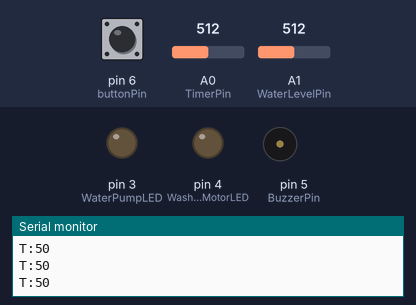
Recording of a sketch running on a simulated Arduino Uno, built with avr-gcc and run on an emulated ATmega328P. On the bench: output pins drawn as LEDs (lit = HIGH), buzzer (waves = sounding, pin HIGH), the last lines printed to the serial monitor. Inputs (shaded band) come from the test bench; at power-on: pin 6 (buttonPin) LOW, A1 (WaterLevelPin) = 512, A0 (TimerPin) = 512.

Above: at 1.2 s.
1.3 s: pin 6 (buttonPin) pulled HIGH for 0.15 s
At 2.3 s:
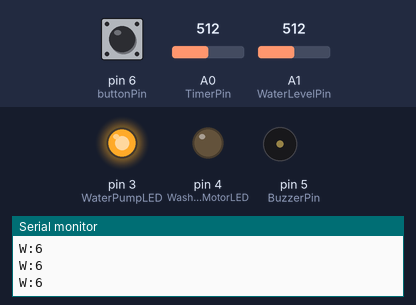
2.9 s: A1 (WaterLevelPin) set to 1015
5.9 s: A1 (WaterLevelPin) set to 1023
At 6.8 s:
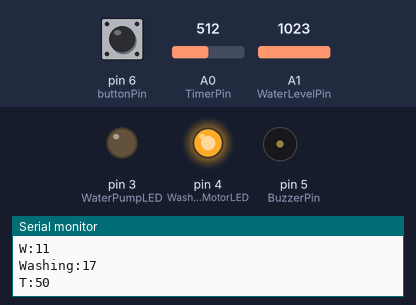
Timing chart, 0 to 13.4 s (numbered marks = the images above; inputs shaded):
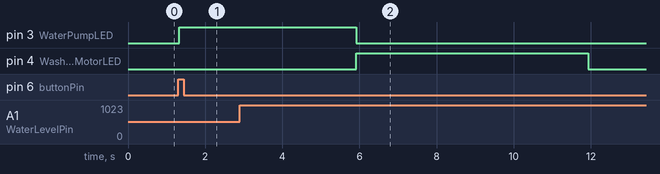

Measured:
- the behaviour switches between 1022 and 1023 on A1 (WaterLevelPin) (found by bisection; images 1 and 2)
- after the input at 1.3 s, pin 3 (WaterPumpLED): LOW → HIGH at once
- after the input at 5.9 s, pin 3 (WaterPumpLED): HIGH → LOW at once; pin 4 (WashingMotorLED): LOW → HIGH at once, → LOW 6.0 s later

The sketch:

WashingMachine.ino
```cpp
const int WaterPumpLED = 3;
const int WashingMotorLED = 4;
const int BuzzerPin = 5;

const int TimerPin = A0;       // Potentiometer 1 connected to analog pin A0
const int WaterLevelPin = A1;  // Potentiometer 2 connected to analog pin A1

const int buttonPin = 6;  // The digital pin where the button is connected
int buttonState = 0;      // Variable to store the button state (0 for not pressed, 1 for pressed)

void setup() {
  Serial.begin(9600);
  pinMode(WaterPumpLED, OUTPUT);
  pinMode(WashingMotorLED, OUTPUT);
  pinMode(BuzzerPin, OUTPUT);

  pinMode(buttonPin, INPUT);  // Set the button pin as an input


  Serial.println("Reset:0");
}


bool isManualMode = false;
bool isActiveWaterPump = false;
bool isActiveWashingMotor = false;
bool isWashingStart = false;
int TimerPercentage = 10;
bool isCompleteWashing = false;
int WaterLevelPercentage = 0;

void loop() {

  if (!isManualMode) {
    int Timer = analogRead(TimerPin);
    int WaterLevel = analogRead(WaterLevelPin);

    TimerPercentage = map(Timer, 0, 1023, 0, 10);
    WaterLevelPercentage = map(WaterLevel, 0, 1023, 1, 11);

    buttonState = digitalRead(buttonPin);
  }

  if (Serial.available()) {
    String RecievedMsg = Serial.readStringUntil('\n');
    if (RecievedMsg.length() > 0) {
      if (RecievedMsg.indexOf(':') != -1) {
        // colon exists in the string
        int separatorIndex = RecievedMsg.indexOf(':');
        String Key = RecievedMsg.substring(0, separatorIndex);
        String Value = RecievedMsg.substring(separatorIndex + 1);
        // if (SerialPrint == true) {
        // Serial.println(RecievedMsg);
        Serial.println("Key:" + Key);
        Serial.println("Value:" + Value);
        // }

        // SerialReciverdString = "";
        if (Key == "ManualMode") {
          isManualMode = true;

        } else if (Key == "AutoMode") {
          isManualMode = false;
        }

        if (isManualMode) {
          if (Key == "Timer") {
            TimerPercentage = Value.toInt();
          } else if (Key == "WaterLevevl") {
            WaterLevelPercentage = Value.toInt();
          } else if (Key == "Start") {
            buttonState = 1;
          }


          if (Key == "WaterPump") {
            if (Value == "0") {
              digitalWrite(WashingMotorLED, LOW);
              digitalWrite(WaterPumpLED, LOW);
            } else {
              digitalWrite(WashingMotorLED, LOW);
              digitalWrite(WaterPumpLED, HIGH);
            }

          } else if (Key == "WashingMotor") {
            if (Value == "0") {
              digitalWrite(WashingMotorLED, LOW);
              digitalWrite(WaterPumpLED, LOW);
            } else {
              digitalWrite(WashingMotorLED, HIGH);
              digitalWrite(WaterPumpLED, LOW);
            }
          }
        }
      }
    }
  }

  // if (!isManualMode) {

  if (!isCompleteWashing) {

    if (buttonState == HIGH) {
      isWashingStart = true;
      Serial.println("WashingMotorStart:0");
      digitalWrite(WashingMotorLED, LOW);
      digitalWrite(WaterPumpLED, HIGH);
    }

    if (!isWashingStart) {

      Serial.print("T:");
      Serial.println(TimerPercentage * 10);
    } else {
      Serial.print("W:");
      Serial.println(WaterLevelPercentage);

      if (WaterLevelPercentage == 11) {
        Serial.print("Washing:");
        Serial.println(22 - TimerPercentage);

        digitalWrite(WashingMotorLED, HIGH);
        digitalWrite(WaterPumpLED, LOW);
        for (int i = TimerPercentage; 0 <= i; i--) {


          Serial.print("T:");
          Serial.println(i * 10);
          delay(1000);
        }
        Serial.println("WashingComplete:0");
        isCompleteWashing = true;
        digitalWrite(WashingMotorLED, LOW);
        digitalWrite(WaterPumpLED, LOW);
      }
    }
  }
  // }
}
```
